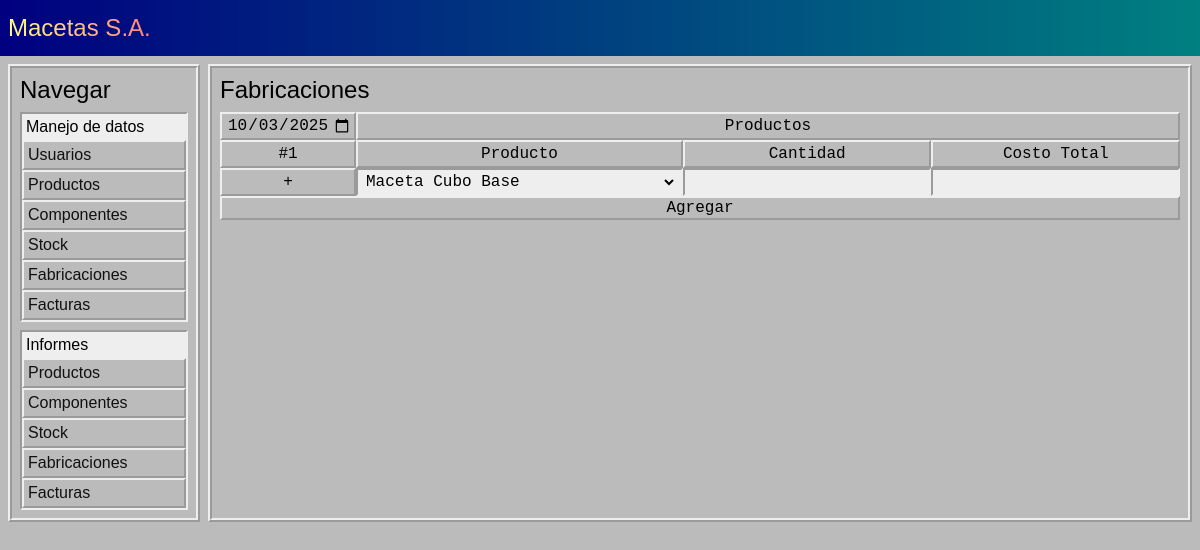
/fabricaciones/, run on an earlier commit of the app's database.
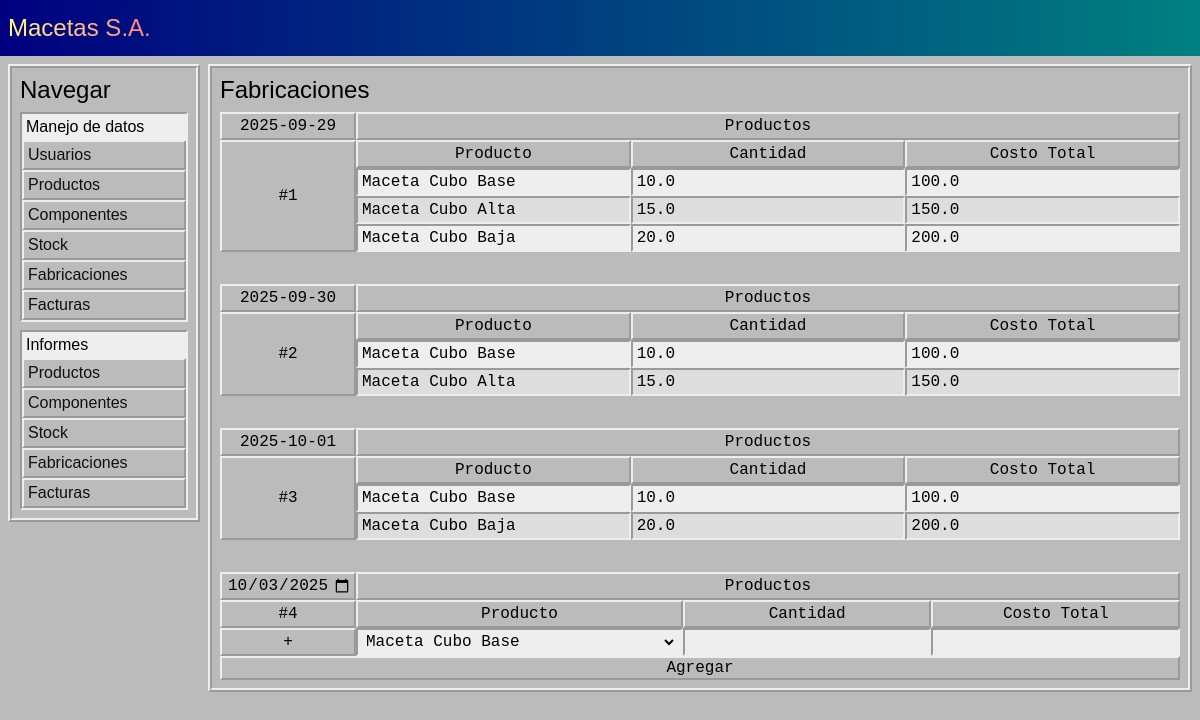
And on a later commit of the database.
### tables this page shows
CREATE TABLE fabricaciones_encabezado (
    id INTEGER PRIMARY KEY AUTOINCREMENT,
    fecha TEXT NOT NULL
);

### app.py (the view)
@APP.route('/fabricaciones/', methods=['GET'])
def Template_Fabricaciones():
    try:
        session['mensajes']
    except KeyError:
        session['mensajes'] = []
    return render_template('/fabricaciones.html', mensajes=session['mensajes'])

### app.py (called while the page is built)
def Get_DB():
    DB = getattr(g, '_database', None)
    if DB is None:
        DB = g._database = sqlite3.connect(DATABASE)
    return DB

@APP.teardown_appcontext
def Close_DB(exception):
    DB = getattr(g, '_database', None)
    if DB is not None:
        DB.close()

### funciones.py (called while the page is built)
def Fecha():
    return datetime.datetime.now().strftime("%Y-%m-%d")

    def getAll(self):
        self.CUR.execute('SELECT * FROM usuarios')
        query = self.CUR.fetchall()
        usuarios = {}
        for id, username, password, nombres, rol in query:
            usuario = {
                'username' : username,
                'password' : password,
                'nombres' : nombres,
                'rol' : rol
            }
            usuarios[id] = usuario
        return usuarios

    def getRoles(self):
        return ['Administrador', 'Gerente', 'Encargado', 'Operario']

    def getNext(self):
        try:
            id = self.DB.execute('SELECT seq + 1 FROM sqlite_sequence WHERE name = "usuarios"').fetchone()[0]
        except TypeError:
            return 1
        return id

### templates/fabricaciones.html (shortened to what this page needs)
<!DOCTYPE html>
<html lang="en">
<head>
    <link rel='stylesheet' href="{{ url_for('static', filename='style.css') }}">
</head>
<body>
    {% include 'header.html' %}
    {% include 'aside.html' %}
    <main>
        <legend>Fabricaciones</legend>
        {% if fabricaciones %}
            {% for id, fabricacion in fabricaciones.items() %}
                <table class="fabricacion">
                    <tr>
                        <th style="width: 8rem;">{{fabricacion['fecha']}}</th>
                        <th colspan="3">Productos</th>
                    </tr>
                    <tr>
                        <th class="id" rowspan="{{ fabricacion['productos']|length + 2 }}">#{{ id }}</th>
                        <th>Producto</th>
                        <th>Cantidad</th>
                        <th>Costo Total</th>
                    </tr>
                    {% for id_producto, producto in fabricacion['productos'].items() %}
                        <tr>
                            <td>
                                <input type="text" value="{{ productos_lista.get(id_producto) }}" readonly>
                            </td>
                            <td>
                                <input type="number" value="{{ producto['cantidad'] }}" readonly>
                            </td>
                            <td>
                                <input type="number" value="{{ producto['costo_total'] }}" readonly>
                            </td>
                        </tr>
                    {% endfor %}
                </table>
            {% endfor %}
        {% endif %}
        <form action="{{ url_for('Agregar_Fabricacion') }}" method="post">
            <table class="nuevaFabricacion">
                <tr>
                    <th style="width: 8rem;">
                        <input type="date" name="fecha" value="{{ fechaHoy }}" required style="width: 8rem;">
                    </th>
                    <th colspan="3">Productos</th>
                </tr>
                <tr>
                    <th class="id">#{{ fabricacion_siguiente }}</th>
                    <th>Producto</th>
                    <th>Cantidad</th>
                    <th>Costo Total</th>
                </tr>
                <tr class="agregarFila">
                    <th class="columnaAcciones" rowspan="1">
                        <span>
                            <input type="button" value="+" onclick="agregarFila(this)">
                        </span>
                    </th>
                    <td>
                        <select name="producto" required>
                            {% for id_producto, producto in productos_lista.items() %}
                                <option value="Producto,{{ id_producto }}">{{ producto }}</option>
                            {% endfor %}
                        </select>
                    </td>
                    <td>
                        <input type="number" name="cantidad" required step="0.1" onmousewheel="controlRueda(event, this, 0.1)">
                    </td>
                    <td>
                        <input type="number" name="costo_total" required step="0.1" onmousewheel="controlRueda(event, this, 0.1)">
                    </td>
                </tr>
                <tr class="columnaAcciones">
                    <th class="columnaAcciones" colspan="4">
                        <span>
                            <input type="submit" value="Agregar">
                        </span>
                    </th>
                </tr>
            </table>
        </form>
    </main>
</body>
</html>

What changed in the data, as far as the page shows it:
added fabricaciones_encabezado: fecha "2025-09-29"
added fabricaciones_encabezado: fecha "2025-09-30"
added fabricaciones_encabezado: fecha "2025-10-01"
Also different on the page:
{{ fabricacion_siguiente }}: "1" → "4"
new list line: "Productos # 1 Producto Cantidad Costo Total Maceta Cubo Base 10.0 100.0 Maceta Cubo Alta 15.0 150.0 Maceta Cubo Baja 20.0 200.0"
new list line: "Productos # 2 Producto Cantidad Costo Total Maceta Cubo Base 10.0 100.0 Maceta Cubo Alta 15.0 150.0"
new list line: "Productos # 3 Producto Cantidad Costo Total Maceta Cubo Base 10.0 100.0 Maceta Cubo Baja 20.0 200.0"
